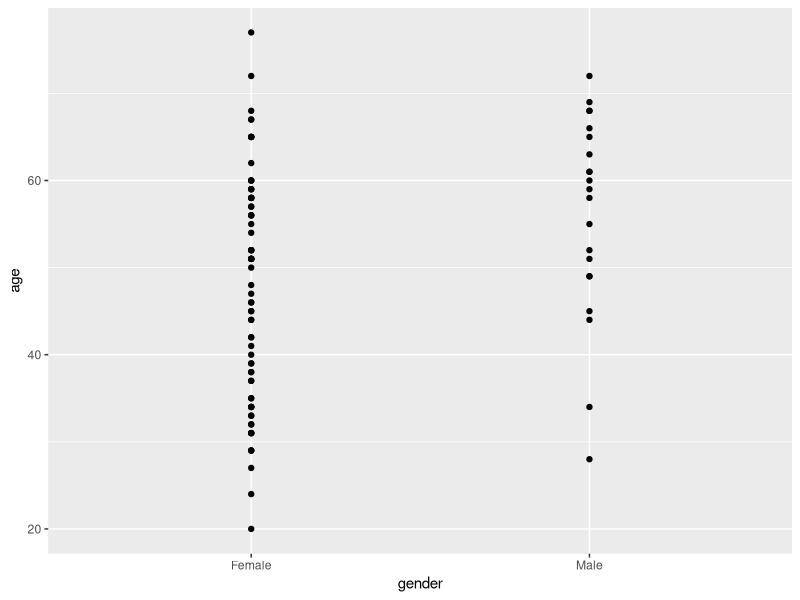
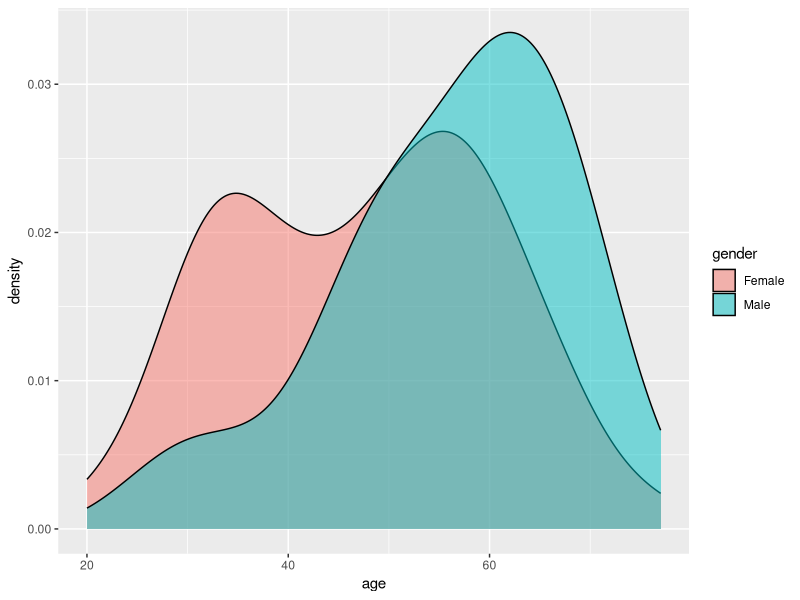
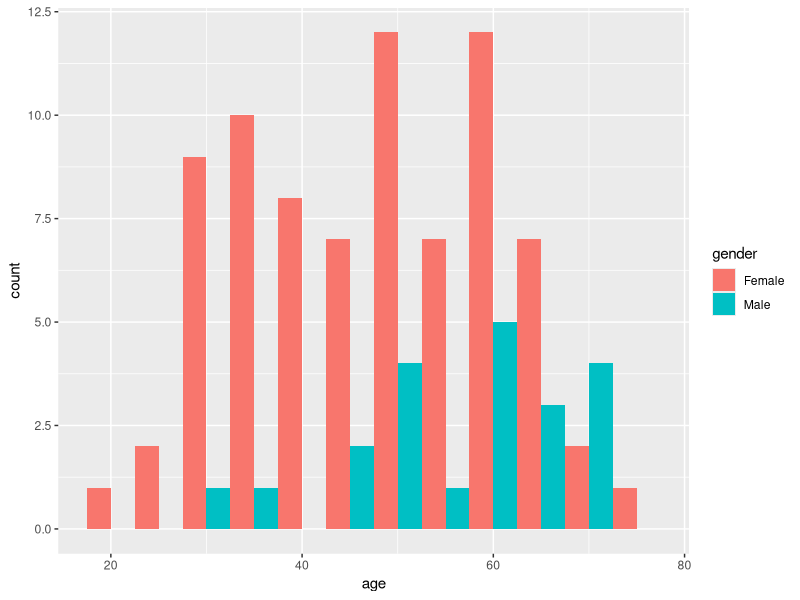
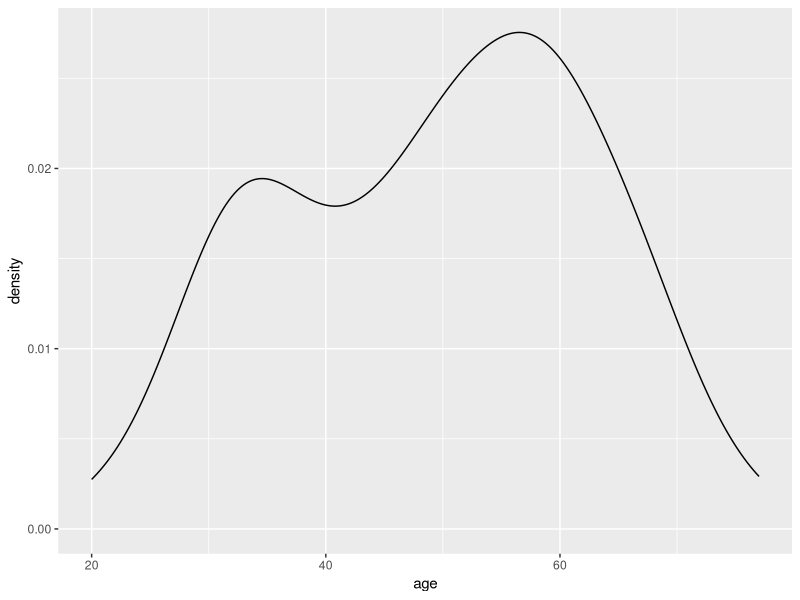
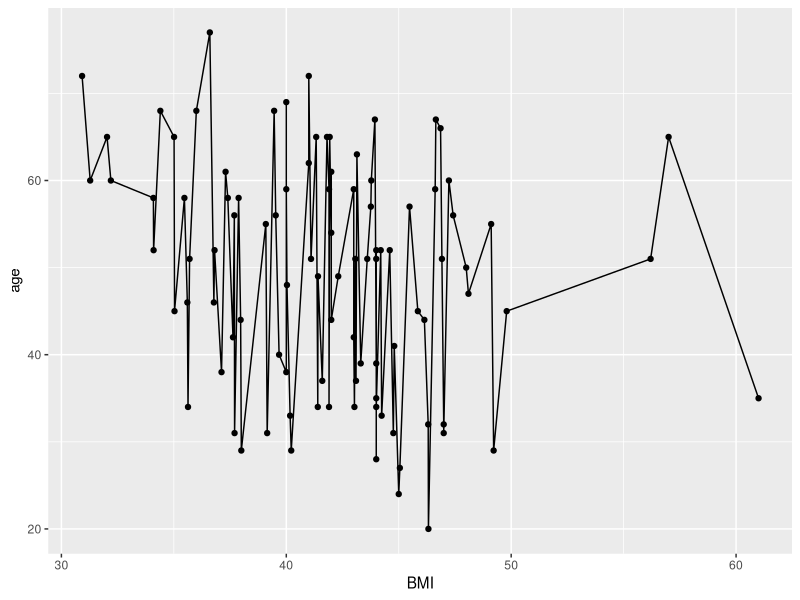

These figures' R source, in order:
## ---- chunk 1
library(tidyverse)
library(here)

here()
data <- read_delim(here("Data", "exam_data.txt")) #Assigning the dataset to an object "data".
data

## ---- chunk 2
tidy_data <- data %>% rename(BMI = "BMI kg/m2", # Renaming columns 
                Attempts = "# attempts",
                Failures = "# failures") %>% 
  distinct() %>% # Removing duplicates
  pivot_wider(names_from = difficulties_intubating_feature, 
              values_from = difficulties_intubating_value) %>% 
  # Creating three new columns by pivoting wider 
  separate(col = last_method_S_F,
           into = c("last_method", "last_method_S_F"),
           sep = "_") %>% # Splitting the last_method_S_F column into two different columns
  mutate(last_method_S_F = as.double(last_method_S_F),
         last_method = as.double(last_method)) #Converting these two columns to numeric columns as they were turned into character columns when splitting them
  
## ---- chunk 3
data2 <- tidy_data %>% select(-c(month, year)) # Removing the columns month and year 
 
## ---- chunk 4
ad_df <- read_delim(here("Data", "exam_data_join.txt")) # Importing the additional dataset and assigning it to an object
## ---- chunk 5
joined_df <- data2 %>% 
  left_join(ad_df, by = "id") %>%  # Deciding to join the original dataframe to the ad_df by the column "id" as this is present in both datasets
  distinct() %>% # Removing duplicates
 mutate(gender = if_else(gender == 0, "Female", "Male"), # Could also have used the function case_when like this: mutate(gender =case_when(gender == "0" ~ "Female", gender == "1" ~ "Male"))
        Mallampati_asa = (asa*Mallampati), # Adding a column multiplicating the columns asa and Mallampati ) # Changing the column gender to character observations
        Ease_quartile = cut(ease, breaks = 4), # Creating a new column with quartile-values for the ease-column 
        Method_check = if_else(last_method == Randomization, "True", "False")) %>%  # Creating a new column that checks whether the column "last method" contains the same values as the column "Randomization) 

  select(id, gender, age, everything()) %>%  #Changing the order of the columns so that id, gender and age is at the beginning of the dataset. 
  arrange(id) #%>%  # The id's in our dataset are already in increasing order

## ---- chunk 6
joined_df %>% summarise(across(everything(), ~sum(is.na(.)))) # There are 2 missing values for BMI,  1 for sore_throat, 1 for mallampati and 1 for mallampati_asa
## ---- chunk 7
joined_df %>% 
  group_by(gender) %>% 
  summarise(
    min_total_intubation_time = min(total_intubation_time, na.rm = T),  #It is possible to use na.rm = T instead of writing TRUE (it does the same)
    max_total_intubation_time = max(total_intubation_time, na.rm = T),
    mean_total_intubation_time = mean(total_intubation_time, na.rm = T),
    sd_total_intubation_time = sd(total_intubation_time, na.rm = T))
## ---- chunk 8
joined_df %>% 
  group_by(gender) %>% 
  filter(BMI <= 40) %>% 
   summarise(
    min_total_intubation_time = min(total_intubation_time, na.rm = T),
    max_total_intubation_time = max(total_intubation_time, na.rm = T),
    mean_total_intubation_time = mean(total_intubation_time, na.rm = T),
    sd_total_intubation_time = sd(total_intubation_time, na.rm = T))
## ---- chunk 9
joined_df %>% 
  group_by(Randomization) %>% 
  filter(gender == "Female") %>% 
   summarise(
    min_total_intubation_time = min(total_intubation_time, na.rm = T),
    max_total_intubation_time = max(total_intubation_time, na.rm = T),
    mean_total_intubation_time = mean(total_intubation_time, na.rm = T),
    sd_total_intubation_time = sd(total_intubation_time, na.rm = T))
## ---- chunk 10
joined_df %>% 
  group_by(Attempts) %>% 
  filter(age > 45) %>% 
   summarise(
    min_total_intubation_time = min(total_intubation_time, na.rm = T),
    max_total_intubation_time = max(total_intubation_time, na.rm = T),
    mean_total_intubation_time = mean(total_intubation_time, na.rm = T),
    sd_total_intubation_time = sd(total_intubation_time, na.rm = T))
## ---- chunk 11
joined_df %>% 
  group_by(Failures) %>% 
  filter(Mallampati >= 2) %>% 
   summarise(
    min_total_intubation_time = min(total_intubation_time, na.rm = T),
    max_total_intubation_time = max(total_intubation_time, na.rm = T),
    mean_total_intubation_time = mean(total_intubation_time, na.rm = T),
    sd_total_intubation_time = sd(total_intubation_time, na.rm = T))
## ---- chunk 12
CC_table <- joined_df %>%
  count(gender, Attempts)
## ---- chunk 13

#Checking if age distribution depends on gender:
joined_df %>% 
  ggplot(aes(x = gender, y = age)) + geom_point() # Checking first with a scatterplot

ggplot(joined_df, aes(x = age, fill = gender)) +
  geom_density(alpha = 0.5) # Density plot of the age distribution depending on gender I LIKE THIS THE BEST FOR AGE AND GENDER

ggplot(joined_df, aes(x = age, fill = gender)) +
  geom_histogram(binwidth = 5, position = "dodge") # Histogram of age depending on gender

ggplot(joined_df, aes(x = age, fill = BMI)) +
  geom_density(alpha = 0.5) 

ggplot(joined_df, aes(x = BMI, y = age)) +
  geom_point() + geom_line()
